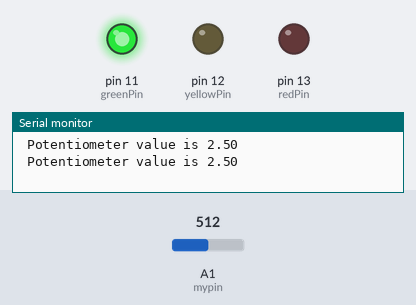
Recording of a sketch running on a simulated Arduino Uno, built with avr-gcc and run on an emulated ATmega328P. Parts: output pins drawn as LEDs (lit = HIGH), the last lines printed to the serial monitor. Inputs (shaded band) come from the test bench; at power-on: A1 (mypin) = 512.

Above: at 1.7 s.
1.8 s: A1 (mypin) set to 603
3.3 s: A1 (mypin) set to 632
At 4.1 s:
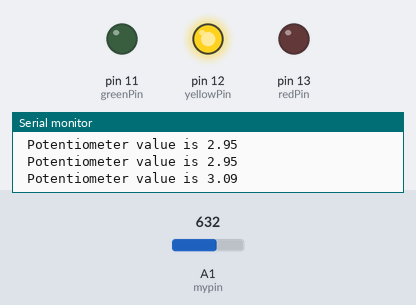
5.1 s: A1 (mypin) set to 805
6.6 s: A1 (mypin) set to 835
At 8.2 s:
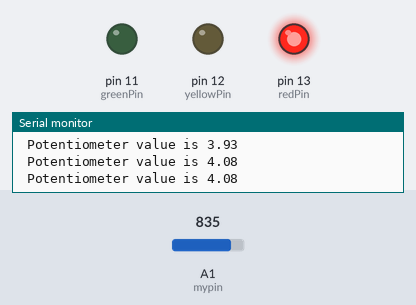
8.7 s: A1 (mypin) set to 716
At 9.6 s:
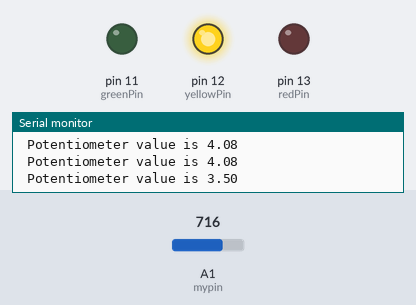
10.5 s: A1 (mypin) set to 900
At 12.2 s:
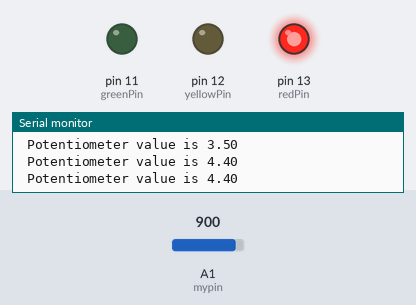
Timing chart, 0 to 13.3 s (numbered marks = the images above; inputs shaded):
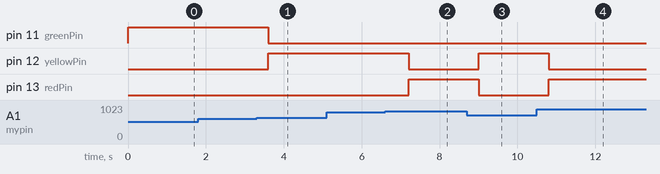

Measured:
- the behaviour switches between 613 and 614 on A1 (mypin) (found by bisection; images 0 and 1)
- the behaviour switches between 818 and 819 on A1 (mypin) (found by bisection; images 1 and 2)
- after the input at 3.3 s, pin 11 (greenPin): HIGH → LOW after 0.30 s; pin 12 (yellowPin): LOW → HIGH after 0.30 s
- after the input at 6.6 s, pin 12 (yellowPin): HIGH → LOW after 0.61 s; pin 13 (redPin): LOW → HIGH after 0.61 s
- after the input at 8.7 s, pin 12 (yellowPin): LOW → HIGH after 0.31 s; pin 13 (redPin): HIGH → LOW after 0.31 s
- after the input at 10.5 s, pin 12 (yellowPin): HIGH → LOW after 0.31 s; pin 13 (redPin): LOW → HIGH after 0.31 s

The sketch:

sketch_LED_voltage_warning_system.ino
```cpp
int mypin=A1;
float V2;
int readPin;
String Mess1=" Potentiometer value is ";
int dtime=900;
int redPin=13;
int yellowPin=12;
int greenPin=11;
void setup() {
pinMode(mypin,INPUT);  // put your setup code here, to run once:
pinMode(greenPin,OUTPUT);
pinMode(redPin,OUTPUT);
pinMode(yellowPin,OUTPUT);
Serial.begin(9600);
}


void loop() {
  // put your main code here, to run repeatedly;
readPin=analogRead(mypin);
V2=(5./1023.)*readPin;
Serial.print(Mess1);
Serial.println(V2);
if (V2<3) {
  digitalWrite(greenPin,HIGH);
  digitalWrite(redPin,LOW);
  digitalWrite(yellowPin,LOW);
 }
 if (V2>3 && V2<4){
  digitalWrite(greenPin,LOW);
  digitalWrite(redPin,LOW);
  digitalWrite(yellowPin,HIGH);
 }

if (V2>4){
  digitalWrite(greenPin,LOW);
  digitalWrite(redPin,HIGH);
  digitalWrite(yellowPin,LOW);
}


delay(dtime);

}
```
